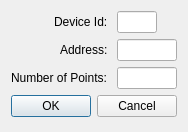
<?xml version="1.0" encoding="UTF-8"?>
<ui version="4.0">
 <class>DialogSetupPresetData</class>
 <widget class="QDialog" name="DialogSetupPresetData">
  <property name="geometry">
   <rect>
    <x>0</x>
    <y>0</y>
    <width>187</width>
    <height>132</height>
   </rect>
  </property>
  <property name="windowTitle">
   <string/>
  </property>
  <layout class="QFormLayout" name="formLayout">
   <property name="labelAlignment">
    <set>Qt::AlignmentFlag::AlignRight|Qt::AlignmentFlag::AlignTrailing|Qt::AlignmentFlag::AlignVCenter</set>
   </property>
   <item row="0" column="0">
    <widget class="QLabel" name="labelSlaveDevice">
     <property name="text">
      <string>Device Id: </string>
     </property>
    </widget>
   </item>
   <item row="0" column="1">
    <widget class="NumericLineEdit" name="lineEditSlaveDevice">
     <property name="sizePolicy">
      <sizepolicy hsizetype="Fixed" vsizetype="Fixed">
       <horstretch>0</horstretch>
       <verstretch>0</verstretch>
      </sizepolicy>
     </property>
     <property name="maximumSize">
      <size>
       <width>40</width>
       <height>16777215</height>
      </size>
     </property>
    </widget>
   </item>
   <item row="1" column="0">
    <widget class="QLabel" name="labelAddress">
     <property name="text">
      <string>Address: </string>
     </property>
    </widget>
   </item>
   <item row="1" column="1">
    <widget class="NumericLineEdit" name="lineEditAddress">
     <property name="sizePolicy">
      <sizepolicy hsizetype="Fixed" vsizetype="Fixed">
       <horstretch>0</horstretch>
       <verstretch>0</verstretch>
      </sizepolicy>
     </property>
     <property name="maximumSize">
      <size>
       <width>60</width>
       <height>16777215</height>
      </size>
     </property>
    </widget>
   </item>
   <item row="2" column="0">
    <widget class="QLabel" name="labelNumberOfPoints">
     <property name="text">
      <string>Number of Points: </string>
     </property>
    </widget>
   </item>
   <item row="2" column="1">
    <widget class="NumericLineEdit" name="lineEditNumberOfPoints">
     <property name="sizePolicy">
      <sizepolicy hsizetype="Fixed" vsizetype="Fixed">
       <horstretch>0</horstretch>
       <verstretch>0</verstretch>
      </sizepolicy>
     </property>
     <property name="maximumSize">
      <size>
       <width>60</width>
       <height>16777215</height>
      </size>
     </property>
    </widget>
   </item>
   <item row="3" column="0" colspan="2">
    <widget class="QDialogButtonBox" name="buttonBox">
     <property name="orientation">
      <enum>Qt::Orientation::Horizontal</enum>
     </property>
     <property name="standardButtons">
      <set>QDialogButtonBox::StandardButton::Cancel|QDialogButtonBox::StandardButton::Ok</set>
     </property>
     <property name="centerButtons">
      <bool>true</bool>
     </property>
    </widget>
   </item>
  </layout>
 </widget>
 <customwidgets>
  <customwidget>
   <class>NumericLineEdit</class>
   <extends>QLineEdit</extends>
   <header>numericlineedit.h</header>
  </customwidget>
 </customwidgets>
 <tabstops>
  <tabstop>lineEditNumberOfPoints</tabstop>
  <tabstop>lineEditAddress</tabstop>
 </tabstops>
 <resources/>
 <connections>
  <connection>
   <sender>buttonBox</sender>
   <signal>accepted()</signal>
   <receiver>DialogSetupPresetData</receiver>
   <slot>accept()</slot>
   <hints>
    <hint type="sourcelabel">
     <x>248</x>
     <y>254</y>
    </hint>
    <hint type="destinationlabel">
     <x>157</x>
     <y>274</y>
    </hint>
   </hints>
  </connection>
  <connection>
   <sender>buttonBox</sender>
   <signal>rejected()</signal>
   <receiver>DialogSetupPresetData</receiver>
   <slot>reject()</slot>
   <hints>
    <hint type="sourcelabel">
     <x>316</x>
     <y>260</y>
    </hint>
    <hint type="destinationlabel">
     <x>286</x>
     <y>274</y>
    </hint>
   </hints>
  </connection>
 </connections>
</ui>
